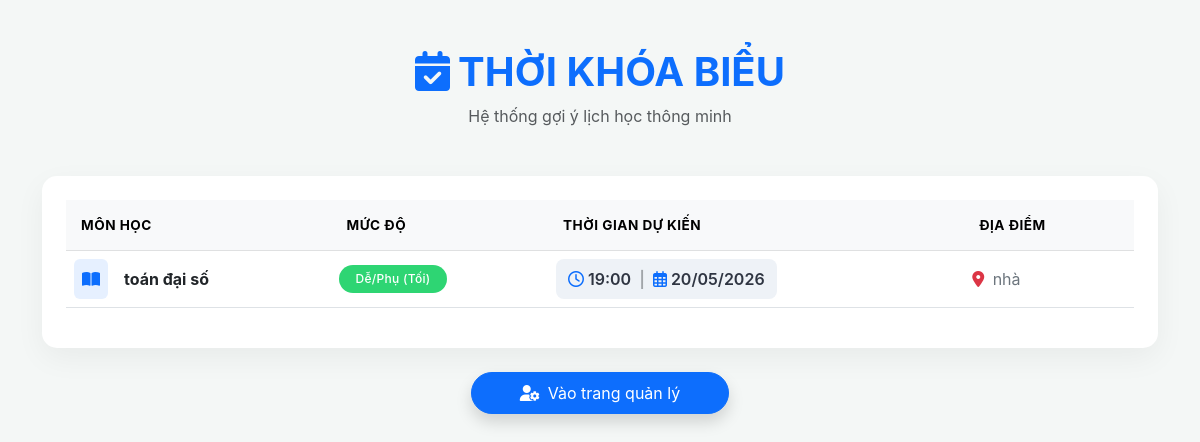
/ (signed in), run on the app's committed database.
### schedule/models.py (models this page shows, shortened)
class ThoiGianBieu(models.Model):
    sinh_vien = models.ForeignKey(
        User,
        on_delete=models.CASCADE,
        null=True,
        blank=True,
        verbose_name="Sinh viên"
    )
    ten_mon = models.CharField(max_length=200, verbose_name="Tên môn học")
    DO_KHO_CHOICES = [
        ('cao', 'Khó/Quan trọng (Sáng)'),
        ('vua', 'Trung bình (Chiều)'),
        ('thap', 'Dễ/Phụ (Tối)'),
    ]
    do_kho = models.CharField(
        max_length=10,
        choices=DO_KHO_CHOICES,
        default='vua',
        verbose_name="Độ khó môn học"
    )
    thoi_luong = models.IntegerField(default=2, verbose_name="Số tiếng cần học (giờ)")
    ngay_hoc = models.DateField(null=True, blank=True, verbose_name="Ngày muốn học")
    thoi_gian = models.DateTimeField(
        null=True,
        blank=True,
        verbose_name="Thời gian bắt đầu (Do máy gợi ý)"
    )
    phong_hoc = models.CharField(max_length=50, blank=True, verbose_name="Phòng học/Địa điểm")
    class Meta:
        verbose_name = "Lịch học"
        verbose_name_plural = "Danh sách lịch học"
        ordering = ['ngay_hoc', 'thoi_gian']

### schedule/views.py (the view)
# urls.py: 2. Add a URL to urlpatterns:  path('', views.home, name='home')
def home(request):
    if request.user.is_authenticated:
        danh_sach_lich = ThoiGianBieu.objects.filter(
            sinh_vien=request.user,
            thoi_gian__isnull=False
        ).order_by('thoi_gian')
    else:
        danh_sach_lich = []
    return render(request, 'schedule/home.html', {'lich': danh_sach_lich})

### schedule/templates/schedule/home.html (shortened to what this page needs)
<!DOCTYPE html>
<html lang="vi">
<head>
    <link href="https://cdn.jsdelivr.net/npm/bootstrap@5.3.0/dist/css/bootstrap.min.css" rel="stylesheet">
    <link rel="stylesheet" href="https://cdnjs.cloudflare.com/ajax/libs/font-awesome/6.4.0/css/all.min.css">
</head>
<body class="py-4 py-md-5">
    <div class="container-fluid container-md">
        <div class="text-center mb-4 mb-md-5">
            <h1 class="fw-bold text-primary mb-2">
                <i class="fa-solid fa-calendar-check me-2"></i>THỜI KHÓA BIỂU
            </h1>
            <p class="text-muted">Hệ thống gợi ý lịch học thông minh</p>
        </div>
        <div class="card main-card p-2 p-md-4">
            <div class="table-responsive">
                <table class="table table-hover align-middle">
                    <thead class="table-light">
                        <tr>
                            <th>Môn học</th>
                            <th>Mức độ</th>
                            <th>Thời gian dự kiến</th>
                            <th>Địa điểm</th>
                        </tr>
                    </thead>
                    <tbody>
                        {% for item in lich %}
                        <tr>
                            <td>
                                <div class="d-flex align-items-center">
                                    <div class="p-2 bg-primary bg-opacity-10 rounded me-3 d-none d-sm-block">
                                        <i class="fa-solid fa-book-open text-primary"></i>
                                    </div>
                                    <span class="fw-bold text-dark">{{ item.ten_mon }}</span>
                                </div>
                            </td>
                            <td>
                                {% if item.do_kho == 'cao' %}
                                    <span class="badge bg-cao rounded-pill px-3 py-2">Khó (Sáng)</span>
                                {% elif item.do_kho == 'vua' %}
                                    <span class="badge bg-vua rounded-pill px-3 py-2">Trung bình (Chiều)</span>
                                {% else %}
                                    <span class="badge bg-thap rounded-pill px-3 py-2">Dễ/Phụ (Tối)</span>
                                {% endif %}
                            </td>
                            <td>
                                <div class="time-box">
                                    <span><i class="far fa-clock me-1 text-primary"></i>{{ item.thoi_gian|date:"H:i" }}</span>
                                    <span class="text-muted opacity-50">|</span>
                                    <span><i class="far fa-calendar-alt me-1 text-primary"></i>{{ item.thoi_gian|date:"d/m/Y" }}</span>
                                </div>
                            </td>
                            <td>
                                <span class="text-secondary">
                                    <i class="fa-solid fa-location-dot me-1 text-danger"></i>
                                    {{ item.phong_hoc|default:"Chưa rõ" }}
                                </span>
                            </td>
                        </tr>
                        {% endfor %}
                    </tbody>
                </table>
            </div>
        </div>
        <div class="text-center mt-4">
            <a href="{% url 'manage' %}" class="btn btn-primary px-5 py-2 shadow rounded-pill hover-zoom">
                <i class="fa-solid fa-user-gear me-2"></i>Vào trang quản lý
            </a>
        </div>
    </div>
</body>
</html>

### schedule/templates/schedule/home.html (style rules this page uses)
body { background: #f4f7f6; font-family: 'Inter', -apple-system, sans-serif; margin: 0; overflow-x: hidden; }
.bg-thap { background-color: #2ed573 !important; color: white !important; }
.main-card { border-radius: 15px; border: none; box-shadow: 0 10px 30px rgba(0,0,0,0.05); background: white; }
.time-box { background: #eef2f7; border-radius: 8px; padding: 8px 12px; font-weight: 600; color: #2f3542; display: inline-flex; gap: 8px; white-space: nowrap; }
.table-responsive { border: none; overflow-x: auto; }
table { min-width: 600px; }
th { white-space: nowrap; background-color: #f8f9fa !important; padding: 15px !important; font-size: 0.85rem; text-transform: uppercase; letter-spacing: 0.5px; color: #747d8c; }
.badge { font-weight: 500; letter-spacing: 0.3px; }

### data on the page
ThoiGianBieu: ten_mon "toán đại số", do_kho "Dễ/Phụ (Tối)", thoi_gian "19:00", thoi_gian "20/05/2026", phong_hoc "nhà"
